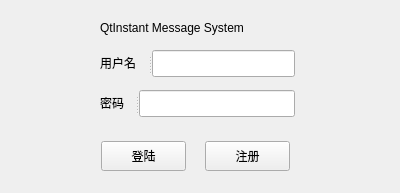
<?xml version="1.0" encoding="UTF-8"?>
<ui version="4.0">
 <class>login</class>
 <widget class="QWidget" name="login">
  <property name="geometry">
   <rect>
    <x>0</x>
    <y>0</y>
    <width>400</width>
    <height>193</height>
   </rect>
  </property>
  <property name="windowTitle">
   <string>Form</string>
  </property>
  <widget class="QLabel" name="label">
   <property name="geometry">
    <rect>
     <x>100</x>
     <y>20</y>
     <width>201</width>
     <height>17</height>
    </rect>
   </property>
   <property name="text">
    <string>&lt;html&gt;&lt;head/&gt;&lt;body&gt;&lt;p&gt;QtInstant Message System&lt;/p&gt;&lt;/body&gt;&lt;/html&gt;</string>
   </property>
  </widget>
  <widget class="QSplitter" name="splitter">
   <property name="geometry">
    <rect>
     <x>100</x>
     <y>90</y>
     <width>195</width>
     <height>27</height>
    </rect>
   </property>
   <property name="orientation">
    <enum>Qt::Horizontal</enum>
   </property>
   <widget class="QLabel" name="label_3">
    <property name="text">
     <string>&lt;html&gt;&lt;head/&gt;&lt;body&gt;&lt;p&gt;密码&lt;/p&gt;&lt;/body&gt;&lt;/html&gt;</string>
    </property>
   </widget>
   <widget class="QLineEdit" name="labelpwd"/>
  </widget>
  <widget class="QSplitter" name="splitter_2">
   <property name="geometry">
    <rect>
     <x>100</x>
     <y>50</y>
     <width>195</width>
     <height>27</height>
    </rect>
   </property>
   <property name="orientation">
    <enum>Qt::Horizontal</enum>
   </property>
   <widget class="QLabel" name="label_2">
    <property name="text">
     <string>&lt;html&gt;&lt;head/&gt;&lt;body&gt;&lt;p&gt;用户名&lt;/p&gt;&lt;/body&gt;&lt;/html&gt;</string>
    </property>
   </widget>
   <widget class="QLineEdit" name="labelUsrname"/>
  </widget>
  <widget class="QPushButton" name="pushButton_2">
   <property name="geometry">
    <rect>
     <x>205</x>
     <y>141</y>
     <width>85</width>
     <height>30</height>
    </rect>
   </property>
   <property name="text">
    <string>注册</string>
   </property>
  </widget>
  <widget class="QPushButton" name="pushButton">
   <property name="geometry">
    <rect>
     <x>101</x>
     <y>141</y>
     <width>85</width>
     <height>30</height>
    </rect>
   </property>
   <property name="text">
    <string>登陆</string>
   </property>
  </widget>
  <zorder>splitter</zorder>
  <zorder>splitter_2</zorder>
  <zorder>layoutWidget</zorder>
  <zorder>label</zorder>
 </widget>
 <resources/>
 <connections/>
</ui>
